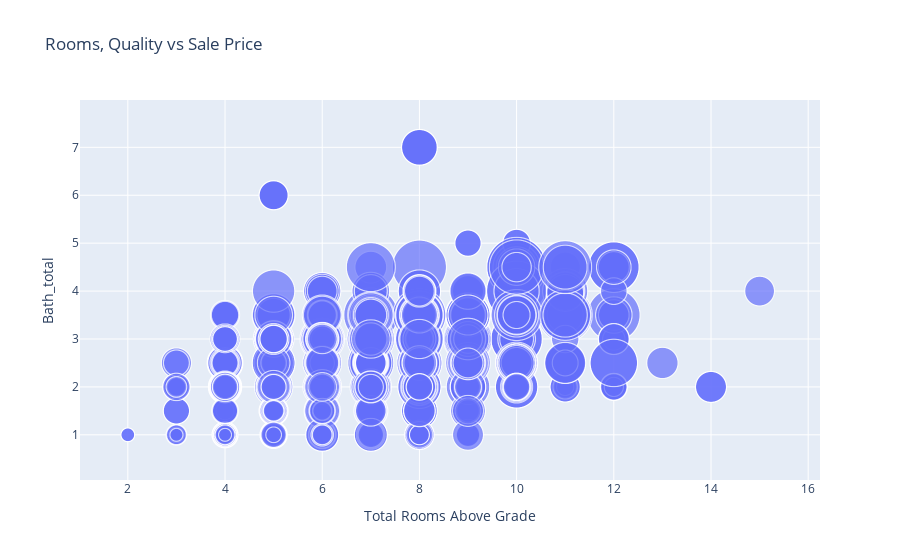

Notebook code for this chart:
### Code cell
bubble_chart_fig = px.scatter(df_train, x='TotRmsAbvGrd', y='OverallQual', size='SalePrice', #or Bath_total
                              title="Rooms, Quality vs Sale Price",
                              labels={"TotRmsAbvGrd": "Total Rooms Above Grade", "OverallQual": "Overall Quality", "SalePrice": "Sale Price"},
                              size_max=60)


bubble_chart_fig.show()

### Figure 1 — Plotly figure (JSON) as saved in the notebook; plotly's stock layout.template omitted (floating-point values rounded to 4 significant figures; data arrays with more than 128 entries replaced by an {"elided": "..."} marker saying what was removed)
{"data": [{"hovertemplate": "Total Rooms Above Grade=%{x}<br>Bath_total=%{y}<br>Sale Price=%{marker.size}<extra></extra>", "legendgroup": "", "marker": {"color": "#636efa", "size": {"elided": "4197 float values"}, "sizemode": "area", "sizeref": 209.7, "symbol": "circle"}, "mode": "markers", "name": "", "showlegend": false, "type": "scattergl", "x": {"elided": "4197 int values"}, "xaxis": "x", "y": {"elided": "4197 float values"}, "yaxis": "y"}], "layout": {"legend": {"itemsizing": "constant", "tracegroupgap": 0}, "title": {"text": "Rooms, Quality vs Sale Price"}, "xaxis": {"anchor": "y", "domain": [0, 1], "title": {"text": "Total Rooms Above Grade"}}, "yaxis": {"anchor": "x", "domain": [0, 1], "title": {"text": "Bath_total"}}}}
